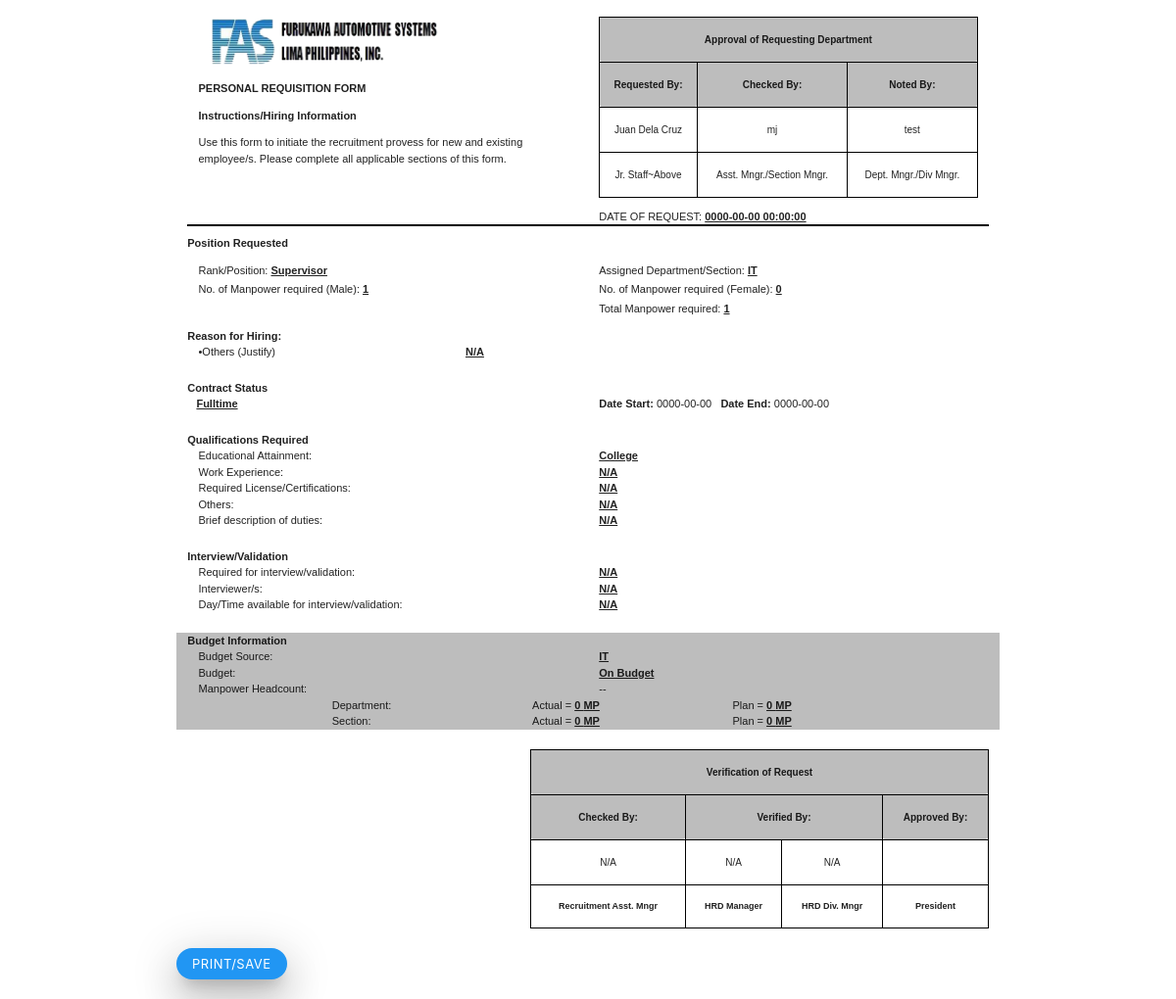
Before: /Forms/preview_prf.php?id=73 with the older database file.
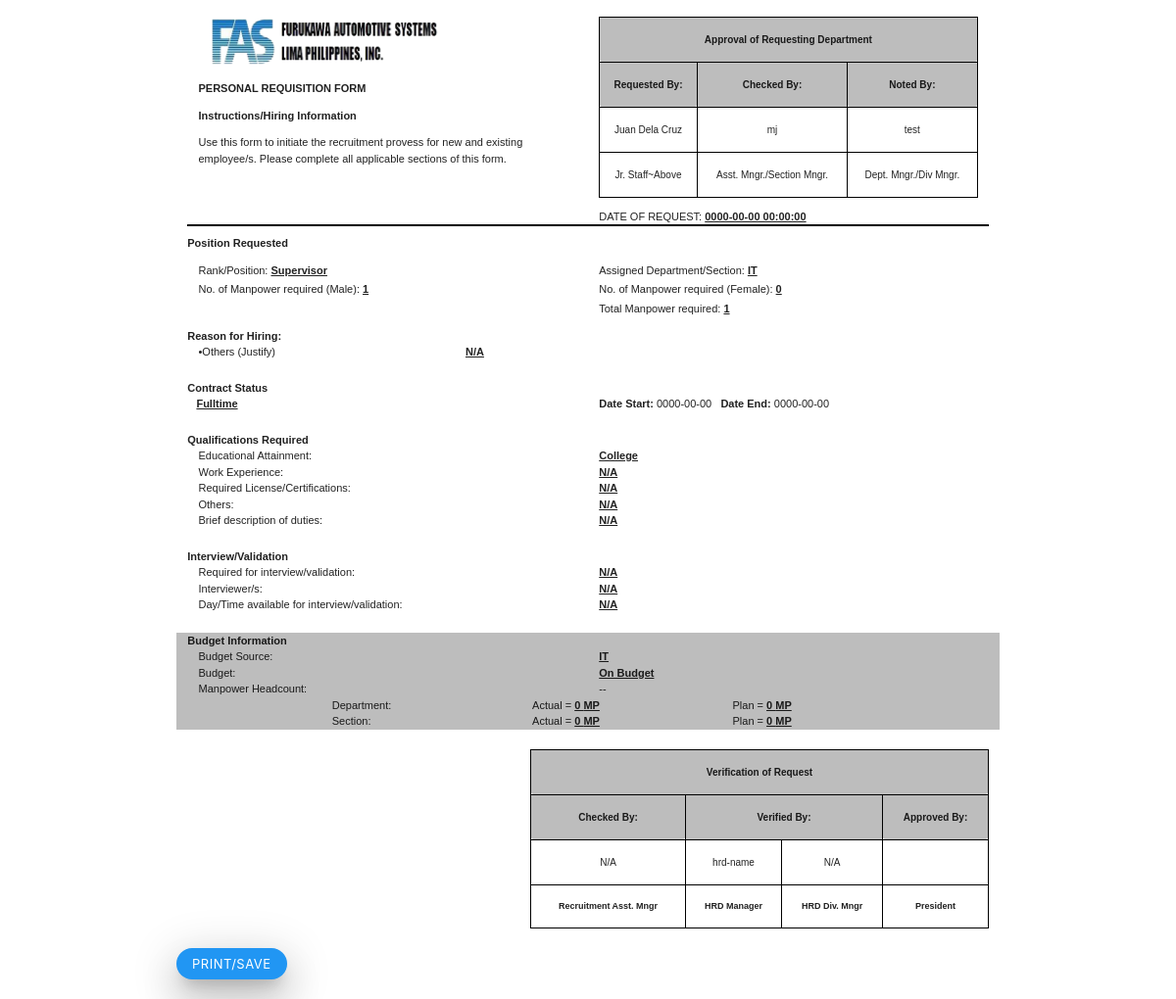
After: the same page with the newer database file.
### tables this page shows
CREATE TABLE `tb_request_mp` (
  `id` int(14) NOT NULL,
  `requestor` varchar(500) DEFAULT NULL,
  `requestor_email` varchar(1000) NOT NULL,
  `requesting_position` varchar(200) DEFAULT NULL,
  `assigned_dept` varchar(200) DEFAULT NULL,
  `female_num_mp` int(14) DEFAULT NULL,
  `male_num_mp` int(14) DEFAULT NULL,
  `total_mp` int(14) DEFAULT NULL,
  `contract_status` varchar(500) NOT NULL,
  `date_start` date NOT NULL,
  `date_end` date NOT NULL,
  `education` varchar(1000) NOT NULL,
  `required_license` varchar(1000) NOT NULL,
  `work_exp` varchar(1000) NOT NULL,
  `other_qualification` varchar(1000) NOT NULL,
  `job_duties` varchar(2000) NOT NULL,
  `interview_need` varchar(300) NOT NULL,
  `interviewers` varchar(1000) NOT NULL,
  `availability_for_interview` varchar(1000) NOT NULL,
  `additional_mp` varchar(20) NOT NULL,
  `mp_plan` varchar(20) NOT NULL,
  `reorganization` varchar(20) NOT NULL,
  `promotion` varchar(20) NOT NULL,
  `retirement` varchar(20) NOT NULL,
  `replacement` varchar(20) NOT NULL,
  `replacement_mp_name` varchar(2000) NOT NULL,
  `others` varchar(2000) NOT NULL,
  `budget_source` varchar(200) NOT NULL,
  `budget_status` varchar(200) NOT NULL,
  `actual_mp_dept` int(14) NOT NULL,
  `actual_mp_section` int(14) NOT NULL,
  `plan_mp_dept` int(14) NOT NULL,
  `plan_mp_section` int(14) NOT NULL,
  `approve_check_by` varchar(200) DEFAULT NULL,
  `approve_check_remarks` varchar(100) DEFAULT NULL,
  `approve_noted_by` varchar(200) DEFAULT NULL,
  `approve_noted_remarks` varchar(100) DEFAULT NULL,
  `approval_status` varchar(100) DEFAULT NULL,
  `verify_check_by` varchar(100) DEFAULT NULL,
  `verify_check_remarks` varchar(100) DEFAULT NULL,
  `verify_verifier_manager` varchar(100) DEFAULT NULL,
  `verify_verifier_manager_remarks` varchar(100) DEFAULT NULL,
  `verify_verifier_div_mgr` varchar(100) DEFAULT NULL,
  `verify_verifier_div_mgr_remarks` varchar(100) DEFAULT NULL,
  `president_verify` varchar(200) NOT NULL,
  `cancel_remarks` varchar(500) NOT NULL,
  `step` varchar(2000) NOT NULL,
  `verification_status` varchar(200) NOT NULL,
  `request_date` datetime NOT NULL
);

### Forms/preview_prf.php (the view, shortened to what this page needs)
<?php
    require_once '../php/Database.php';
    $id = $_GET['id'];
    if(empty($id)){
        echo '<script>window.close()</script>';
    }else{
        $query = "SELECT *FROM tb_request_mp WHERE id = '$id'";
        $stmt = $conn->prepare($query);
        $stmt->execute();
        foreach($stmt->fetchALL() as $x){
            $requestor = $x['requestor'];
            $position = $x['requesting_position'];
            $mp_male_required = $x['male_num_mp'];
            $mp_female_required = $x['female_num_mp'];
            $dept_section = $x['assigned_dept'];
            $contract_stat = $x['contract_status'];
            $educ = $x['education'];
            $work_exp = $x['work_exp'];
            $license = $x['required_license'];
            $other_quali = $x['other_qualification'];
            $duty = $x['job_duties'];
            $interview_req = $x['interview_need'];
            $interviewers = $x['interviewers'];
            $availability_interview = $x['availability_for_interview'];
            $request_date = $x['request_date'];
            $budget_source = $x['budget_source'];
            $budget_status = $x['budget_status'];
            $actual_dept = $x['actual_mp_dept'];
            $actual_section = $x['actual_mp_section'];
            $plan_mp_dept = $x['plan_mp_dept'];
            $plan_mp_section = $x['plan_mp_section'];
            $other_reason = $x['others'];
            $checker = $x['approve_check_by'];
            $apprNote = $x['approve_noted_by'];
            $verify_check = $x['verify_check_by'];
            $verify_manager = $x['verify_verifier_manager'];
            $verify_div_mgr = $x['verify_verifier_div_mgr'];
            $president = $x['president_verify'];
        }
    }
?>
<!DOCTYPE html>
<html lang="en">
<head>
    <link rel="stylesheet" href="../node_modules/materialize-css/dist/css/materialize.min.css">
</head>
<body>
    <div class="row container" id="form">
        <br>
        <div class="col s12">
            <div class="col s6">
            <img src="../Img/FAS.png" alt="FAS logo" width="250" height="50">
                <p><b>PERSONAL REQUISITION FORM</b></p>
                <b>Instructions/Hiring Information</b>
                <p>Use this form to initiate the recruitment provess for new and existing employee/s. Please complete all applicable sections of this form.</p>
            </div>
            <div class="col s6">
                <table class="centered" style="border:1.5px solid black;" cellpadding="0" height="">
                    <tr style="border:1.5px solid black;" class="#bdbdbd grey lighten-1">
                        <td colspan="3" style="font-weight:bold;font-size:10px;">Approval of Requesting Department</td>
                    </tr>
                    <tr style="border:1.5px solid black;font-size:12px;" class="#bdbdbd grey lighten-1">
                        <td style="border:1.5px solid black;font-weight:bold;">Requested By:</td>
                        <td style="border:1.5px solid black;font-weight:bold;">Checked By:</td>
                        <td style="border:1.5px solid black;font-weight:bold;">Noted By:</td>
                    </tr>
                    <tr>
                        <td style="border:1.5px solid black;"><?=$requestor;?></td>
                        <td style="border:1.5px solid black;"><?=$checker;?></td>
                        <td style="border:1.5px solid black;"><?=$apprNote;?></td>
                    </tr>
                    <tr style="font-size:10px;">
                        <td style="border:1.5px solid black;">Jr. Staff~Above</td>
                        <td style="border:1.5px solid black;">Asst. Mngr./Section Mngr.</td>
                        <td style="border:1.5px solid black;">Dept. Mngr./Div Mngr.</td>
                    </tr>
                </table>
                <p>DATE OF REQUEST: <u><?=$request_date;?></u></p>
            </div>
        </div>
        <div class="col s12" style="margin-top:-2%;">
            <hr style="border:1px solid black;">
        </div>
        <div class="col s12">
            <b>Position Requested</b>
        </div>
        <div class="col s12">
            <div class="col s6">
                <p>Rank/Position: <u><?=$position;?></u></p>
                <p style="margin-top:-2%;">No. of Manpower required (Male): <u><?=$mp_male_required;?></u></p>
            </div>
            <div class="col s6">
                <p>Assigned Department/Section: <u><?=$dept_section;?></u></p>
                <p style="margin-top:-2%;">No. of Manpower required (Female): <u><?=$mp_female_required;?></u></p>
                <p style="margin-top:-2%;">Total Manpower required: <u><?=$mp_male_required + $mp_female_required;?></u></p>
            </div>
        </div>
        <div class="col s12"><b>Reason for Hiring:</b></div>
        <div class="col s12">
            <div class="row">
            <div class="col s12">
                <div class="col s4">&bullet;Others (Justify)</div>
                <div class="col s8"><u><?=$other_reason;?></u></div>
            </div>
            </div>
        </div>
        <div class="row">
            <div class="col s12"><b>Contract Status</b></div>
            <div class="col s6">
                &nbsp;&nbsp;&nbsp;<u><?=$contract_stat?></u>
            </div>
            <div class="col s6">
                <b>Date Start:</b> 0000-00-00 <b> &nbsp; Date End:</b> 0000-00-00
            </div>
        </div>
        <div class="row">
            <div class="col s12"><b>Qualifications Required</b></div>
        <div class="col s12">
           <div class="col s6">Educational Attainment:</div>
           <div class="col s6"><u><?=$educ;?></u></div>
        </div>
        <div class="col s12">
           <div class="col s6">Work Experience:</div>
           <div class="col s6"><u><?=$work_exp; ?></u></div>
        </div>
        <div class="col s12">
           <div class="col s6">Required License/Certifications:</div>
           <div class="col s6"><u><?=$license;?></u></div>
        </div>
        <div class="col s12">
           <div class="col s6">Others:</div>
           <div class="col s6"><u><?=$other_quali;?></u></div>
        </div>
        <div class="col s12">
           <div class="col s6">Brief description of duties:</div>
           <div class="col s6"><u><?=$duty;?></u></div>
        </div>
    </div>
        <div class="row">
            <div class="col s12"><b>Interview/Validation</b></div>
        <div class="col s12">
           <div class="col s6">Required for interview/validation:</div>
           <div class="col s6"><u><?=$interview_req;?></u></div>
        </div>
        <div class="col s12">
           <div class="col s6">Interviewer/s:</div>
           <div class="col s6"><u><?=$interviewers;?></u></div>
        </div>
        <div class="col s12">
           <div class="col s6">Day/Time available for interview/validation:</div>
           <div class="col s6"><u><?=$availability_interview;?></u></div>
        </div>
        </div>
    <div class="row #bdbdbd grey lighten-1">
        <div class="col s12"><b>Budget Information</b></div>
        <div class="col s12">
           <div class="col s6">Budget Source:</div>
           <div class="col s6"><u><?=$budget_source;?></u></div>
        </div>
        <div class="col s12">
           <div class="col s6">Budget:</div>
           <div class="col s6"><u><?=$budget_status;?></u></div>
        </div>
        <div class="col s12">
           <div class="col s6">Manpower Headcount:</div>
           <div class="col s6">--</div>
        </div>
        <div class="col s12">
            <div class="col s2"></div>
            <div class="col s3">Department:</div>
            <div class="col s3">Actual = <u><?=$actual_dept;?> MP</u></div>
            <div class="col s4">Plan = <u><?=$plan_mp_dept;?> MP</u></div>
        </div>
        <div class="col s12">
            <div class="col s2"></div>
            <div class="col s3">Section:</div>
            <div class="col s3">Actual = <u><?=$actual_section;?> MP</u></div>
            <div class="col s4">Plan = <u><?=$plan_mp_section;?> MP</u></div>
        </div>
    </div>
    <div class="row">
        <div class="co s12">
            <div class="col s5"></div>
            <div class="col s7">
                <table class="centered" style="border:1px solid black;" cellpadding="0" cellspacing="0">
                    <tr class="#bdbdbd grey lighten-1">
                        <td colspan="4" style="border:1px solid black;font-weight:bold;">Verification of Request</td>
                    </tr>
                    <tr class="#bdbdbd grey lighten-1">
                        <td style="border:1px solid black;font-weight:bold;">Checked By:</td>
                        <td colspan="2" style="border:1px solid black;font-weight:bold;">Verified By:</td>
                        <td style="border:1px solid black;font-weight:bold;">Approved By:</td>
                    </tr>
                    <tr>
                        <td style="border:1px solid black;"><?=$verify_check;?></td>
                        <td style="border:1px solid black;"><?=$verify_manager;?></td>
                        <td style="border:1px solid black;"><?=$verify_div_mgr;?></td>
                        <td style="border:1px solid black;"><?=$president;?></td>
                    </tr>
                    <tr>
                        <td style="border:1px solid black;font-weight:bold;font-size:9px;">Recruitment Asst. Mngr</td>
                        <td style="border:1px solid black;font-weight:bold;font-size:9px;">HRD Manager</td>
                        <td style="border:1px solid black;font-weight:bold;font-size:9px;">HRD Div. Mngr</td>
                        <td style="border:1px solid black;font-weight:bold;font-size:9px;">President</td>
                    </tr>
                </table>
            </div>
        </div>
    </div>
    <button class="btn-small blue z-depth-5" id="print_btn" onclick="print_docs()" style="border-radius:30px;">Print/Save</button>
    </div>
</body>
</html>

### Forms/preview_prf.php (style rules this page uses)
body { font-family:arial; font-size:11px; }
td { font-size:10px; }
u { font-weight:bold; }
#form { display: none; }

Changed rows visible on the page:
changed tb_request_mp "Supervisor": verify_verifier_manager "N/A" → "hrd-name"
